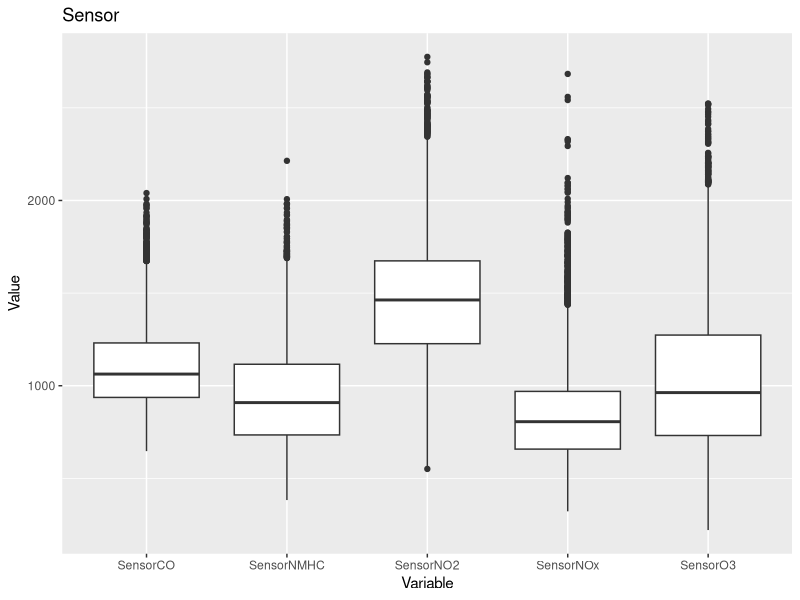
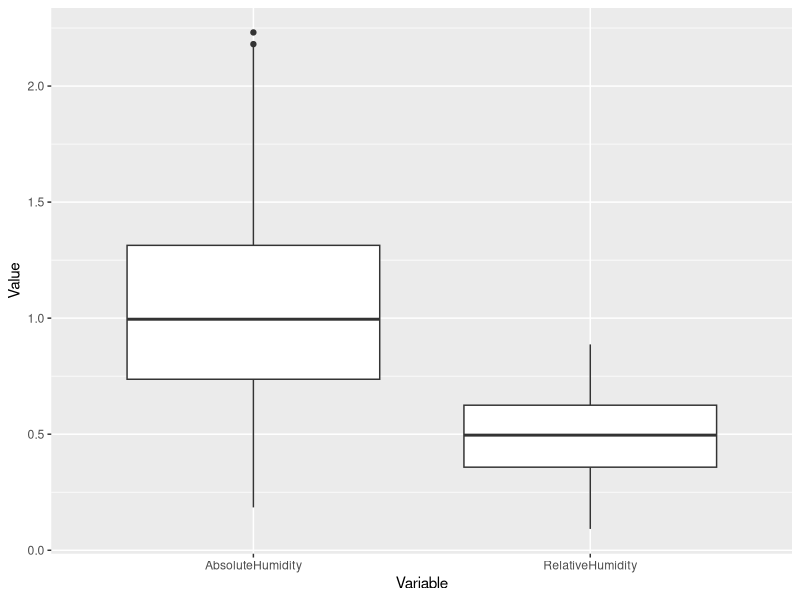
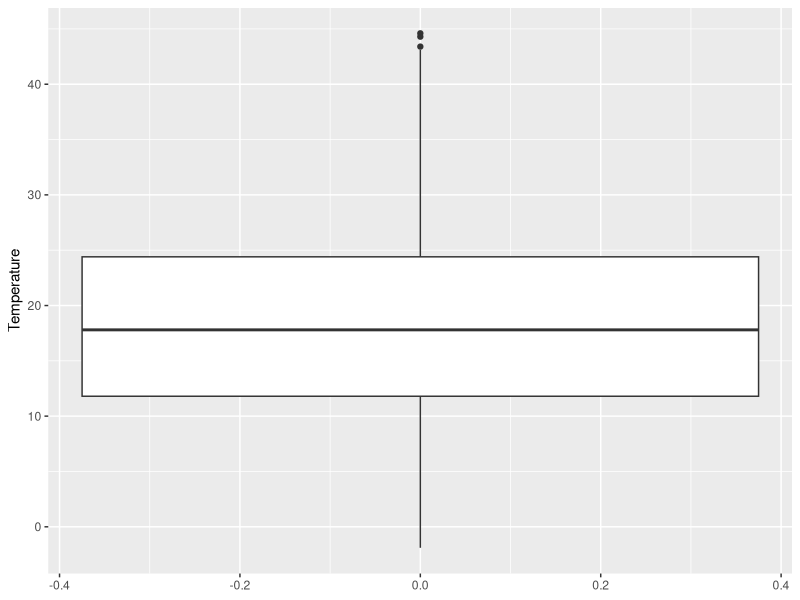
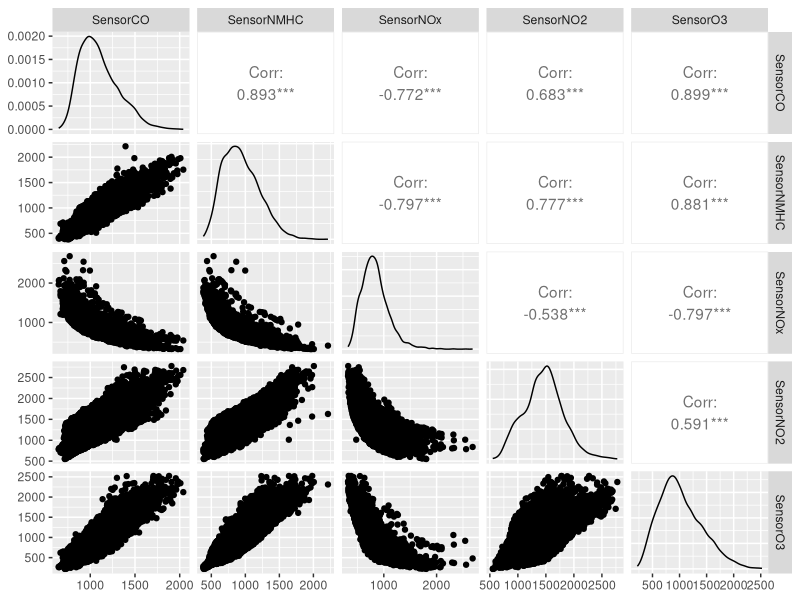

Here is the R script that generated these plots, in order:
## ---- chunk 1
knitr::opts_chunk$set(echo = TRUE, message = FALSE, warning = FALSE)
set.seed(42)
## ---- chunk 2
# Install once if needed and comment it out
# install.packages(c("tidyverse","dplyr", GGally", "ggplot2"))
library(tidyverse)
library(dplyr)
library(GGally) 
library(ggplot2)
## ---- chunk 3
airqual <- read.csv("AirQualityData.csv", sep=";")
airqual
summary(airqual)
## ---- chunk 4
airqual <- read.csv("AirQualityData.csv", sep=";")
# Replace missing values with NA
airqual[airqual == -200] <- NA

# Rename variables
airqual <- rename(airqual, GroundCO=CO.GT., SensorCO=PT08.S1.CO. , GroundNMHC=NMHC.GT., GroundC6H6=C6H6.GT., SensorNMHC=PT08.S2.NMHC., GroundNOx=NOx.GT., SensorNOx=PT08.S3.NOx., GroundNO2=NO2.GT., SensorNO2=PT08.S4.NO2., SensorO3=PT08.S5.O3.)

# Use an unified units for Humidity
airqual$RelativeHumidity <- airqual$RelativeHumidity/100
## ---- chunk 5
airqual %>% 
  mutate(across(where(is.numeric), ~ifelse(is.na(.), median(., na.rm=T),.)))
## ---- chunk 6
airqual[,c(4,7,9,11,12)] %>% 
  pivot_longer(everything(), values_to="Value", names_to = "Variable") %>%
  ggplot() +
  geom_boxplot(aes(x=Variable, y=Value)) +
  labs(title="Sensor")
## ---- chunk 7
airqual[,c(14,15)] %>% 
  pivot_longer(everything(), values_to="Value", names_to = "Variable") %>%
  ggplot() +
  geom_boxplot(aes(x=Variable, y=Value))
## ---- chunk 8
ggplot(airqual) +
  aes(y=Temperature) +
  geom_boxplot()

## ---- chunk 9
ggpairs(airqual[,c(4,7,9,11,12)])
